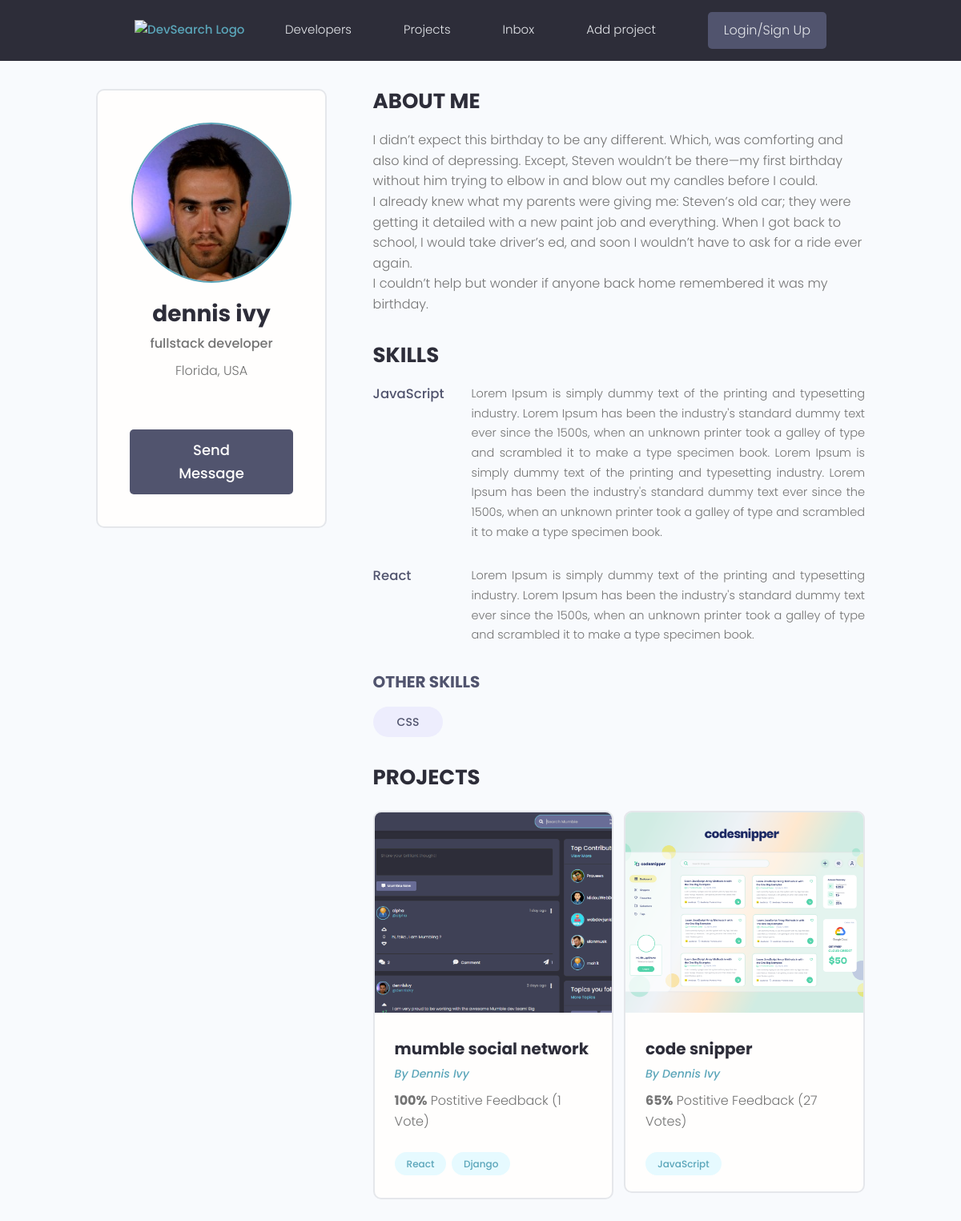
/profile/8466cc2a-1cc6-4aa2-838a-d6d1f3f83c29/, run on an earlier commit of the app's database.
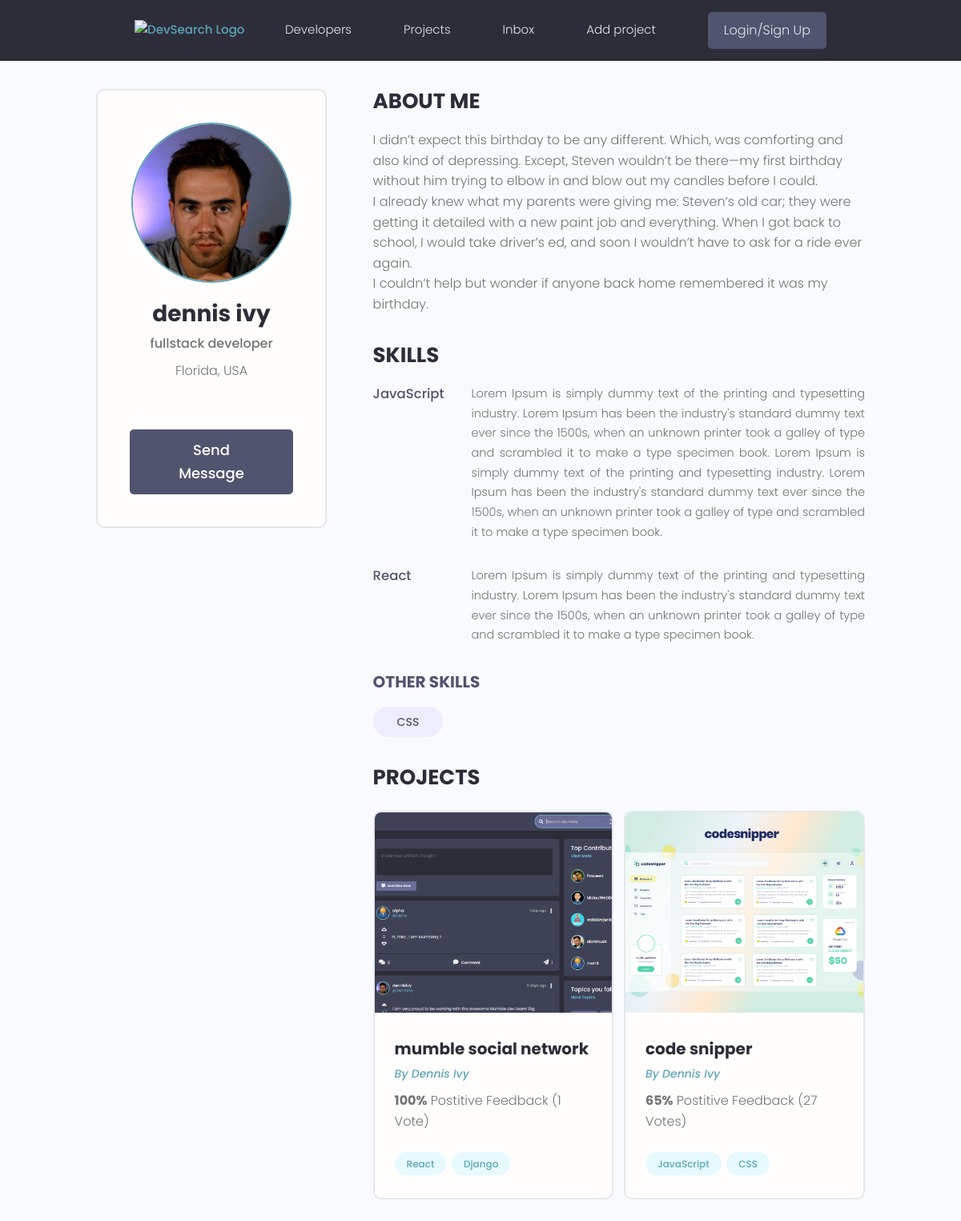
And on a later commit of the database.
### users/models.py (models this page shows, shortened)
class Skill(models.Model):
    owner = models.ForeignKey(Profile, on_delete=models.CASCADE)
    name = models.CharField(max_length=200, blank=True, null=True)
    description = models.TextField(null=True, blank=True)

class Profile(models.Model):
    user = models.OneToOneField(User, on_delete=models.CASCADE, null=True, blank=True)
    name = models.CharField(max_length=250, null=True, blank=True)
    username = models.CharField(max_length=250, null=True, blank=True)
    email = models.EmailField(max_length=500, blank=True, null=True)
    short_intro = models.CharField(max_length=200, blank=True, null=True)
    bio = models.TextField(blank=True, null=True)
    location = models.CharField(max_length=200, blank=True, null=True)
    profile_image = models.ImageField(blank=True, null=True, upload_to='profiles/',
                         default='profiles/user-default.png')
    social_github = models.CharField(max_length=500, blank=True, null=True)
    social_linkedin = models.CharField(max_length=500, blank=True, null=True)
    social_website = models.CharField(max_length=500, blank=True, null=True)
    social_twitter = models.CharField(max_length=500, blank=True, null=True)
    created = models.DateTimeField(auto_now_add=True)
    id = models.UUIDField(default=uuid.uuid4, unique=True, editable=False, primary_key=True)

### projects/models.py (models this page shows, shortened)
class Project(models.Model):
    owner = models.ForeignKey(Profile, on_delete=models.SET_NULL, null=True, blank=True)
    title = models.CharField(max_length=200)
    description = models.TextField(null=True, blank=True)
    featured_image = models.ImageField(null=True, blank=True, default='project_cover/default.jpg', upload_to='project_cover/')
    demo_link = models.CharField(max_length=2000, null=True, blank=True)
    source_code = models.CharField(max_length=2000, null=True, blank=True)
    tags = models.ManyToManyField('Tag', blank=True)
    vote_total = models.IntegerField(default=0, null=True, blank=True)
    vote_ratio = models.IntegerField(default=0, null=True, blank=True)
    created = models.DateTimeField(auto_now_add=True)
    id = models.UUIDField(default=uuid.uuid4, unique=True, editable=False, primary_key=True)

class Tag(models.Model):
    name = models.CharField(max_length=100)
    created = models.DateTimeField(auto_now_add=True)
    id = models.UUIDField(default=uuid.uuid4, unique=True, editable=False, primary_key=True)
    def __str__(self):
        return self.name

### users/views.py (the view)
# urls.py: path('profile/<str:pk>/', views.user_profile, name='user-profile')
def user_profile(request, pk):
    profile = get_object_or_404(Profile, pk=pk)
    top_skills = profile.skill_set.exclude(description__exact="")
    other_skills = profile.skill_set.filter(description="")
    projects = Project.objects.filter(owner=profile)
    context = {
        'profile' : profile,
        'top_skills' : top_skills,
        'other_skills' : other_skills,
        'projects' : projects,
    }
    return render(request, 'users/user-profile.html', context)

### users/templates/users/user-profile.html (shortened to what this page needs)
{% extends 'main.html' %}
{% block content %}
<main class="profile my-md">
    <div class="container">
      <div class="layout">
        <div class="column column--1of3">
          <div class="card text-center">
            <div class="card__body dev">
              <img class="avatar avatar--xl" src="{{ profile.profile_image.url}}" />
              <h2 class="dev__name">{{ profile.name }}</h2>
              <p class="dev__title">{{ profile.short_intro }}</p>
              <p class="dev__location">{{ profile.location }}</p>
              <a href="#" class="btn btn--sub btn--lg">Send Message </a>
            </div>
          </div>
        </div>
        <div class="column column--2of3">
          <div class="devInfo">
            <h3 class="devInfo__title">About Me</h3>
            <p class="devInfo__about">{{ profile.bio|linebreaks }}</p>
          </div>
          <div class="devInfo">
            <h3 class="devInfo__title">Skills</h3>
            <div class="devInfo__skills">
                {% for skill in top_skills %}
                  <div class="devSkill">
                    <h4 class="devSkill__title">{{ skill.name }}</h4>
                    <p class="devSkill__info">{{ skill.description }}</p>
                  </div>
                {% endfor %}
              <h3 class="devInfo__subtitle">Other Skills</h3>
              <div class="devInfo__otherSkills">
                  {% for skill in other_skills %}
                    <span class="tag tag--pill tag--sub tag--lg">
                      <small>{{ skill.name }}</small>
                    </span>
                  {% endfor %}
              </div>
            </div>
          </div>
          <div class="devInfo">
            <h3 class="devInfo__title">Projects</h3>
            <div class="grid grid--two">
                {% for project in projects %}
                  <div class="column">
                    <div class="card project">
                      <a href="{% url 'project' project.pk %}" class="project">
                        <img class="project__thumbnail" src="{{ project.featured_image.url }}" alt="project thumbnail" />
                        <div class="card__body">
                          <h3 class="project__title">{{ project.title}}</h3>
                          <p><a class="project__author" href="{% url 'user-profile' profile.pk %}">By {{ project.owner.name|title}}</a></p>
                          <p class="project--rating">
                            <span style="font-weight: bold;">{{ project.vote_ratio }}%</span> Postitive
                            Feedback ({{ project.vote_total }} Vote{{ project.vote_total|pluralize:'s' }})
                          </p>
                          <div class="project__tags">
                              {% for tag in project.tags.all %}
                                <span class="tag tag--pill tag--main">
                                  <small>{{ tag }}</small>
                                </span>
                                {% endfor %}
                          </div>
                        </div>
                      </a>
                    </div>
                  </div>
                {% endfor %}
            </div>
          </div>
        </div>
      </div>
    </div>
  </main>
{% endblock %}

What changed in the data, as far as the page shows it:
added Tag: name "CSS", shown under Project "code snipper"
